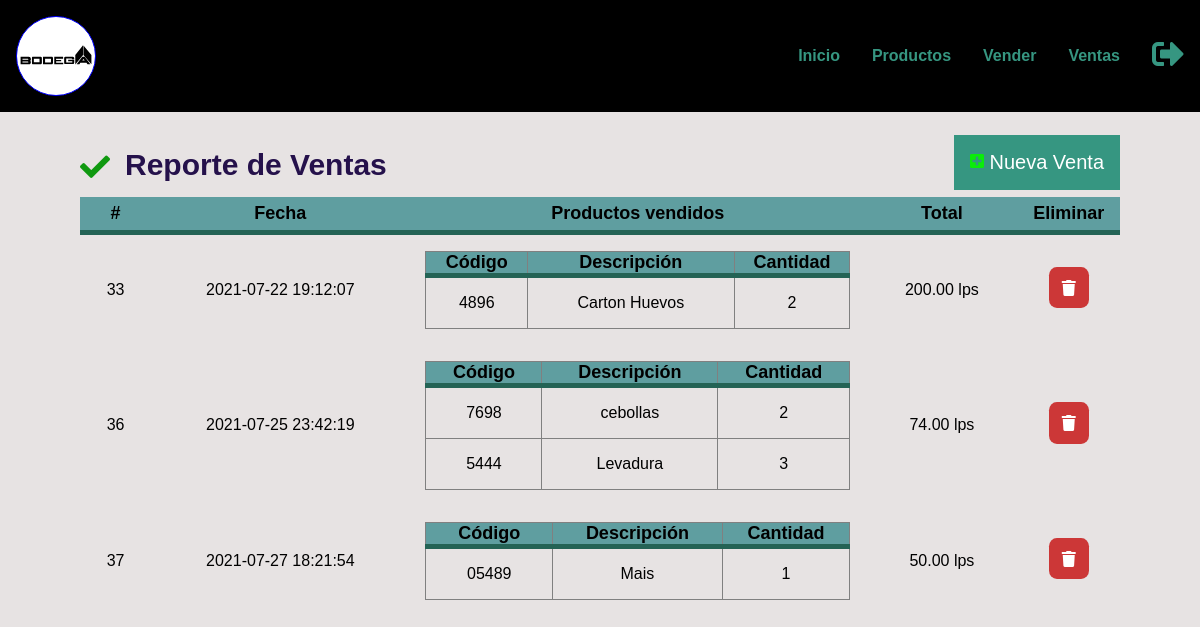
Page /ventas.php on the committed database.
### tables this page shows
CREATE TABLE IF NOT EXISTS `ventas` (
  `id` bigint(20) UNSIGNED NOT NULL AUTO_INCREMENT,
  `fecha` datetime NOT NULL,
  `total` decimal(7,2) DEFAULT NULL,
  PRIMARY KEY (`id`)
);

### ventas.php (the view, shortened to what this page needs)
<?php
include_once "base_de_datos.php";
$sentencia = $base->query("SELECT ventas.total, ventas.fecha, ventas.id, GROUP_CONCAT(	productos.codigo, '..',  productos.descripcion, '..', productos_vendidos.cantidad SEPARATOR '__') AS productos FROM ventas INNER JOIN productos_vendidos ON productos_vendidos.id_venta = ventas.id INNER JOIN productos ON productos.id = productos_vendidos.id_producto GROUP BY ventas.id ORDER BY ventas.id;");
$ventas = $sentencia->fetchAll(PDO::FETCH_OBJ);
?>
<!DOCTYPE html>
<html lang="es">
<head>
</head>
   <link rel="stylesheet" href="Iconos/css/all.min.css">
 <link rel="stylesheet" href="css/style copy.css?t=1">
  <link rel="stylesheet" href="css/reset.css?t=1">
  <link rel="stylesheet" href="css/grid.css">
  <link rel="stylesheet" href="css/layout.css?t=1">
  <link rel="stylesheet" href="css/nav.css?t=1">
  <link rel="stylesheet" href="css/style.css">
  <link rel="stylesheet" href="https://cdnjs.cloudflare.com/ajax/libs/font-awesome/5.15.3/css/all.min.css">
<body>
   <header class="container-fluid header">
    <div class="container f0">
      <div class="item ph12 md4  inli-block  vertical-middle">
           <a href="index.php">
        <h1 class="logo round">Productos</h1>
      </a>
      </div>
      <nav class="item ph12 md8  inli-block  vertical-middle center md-right p0 menu" id="menu" role="navigation">
        <ul>
          <li class="nobullet vertical-middle"><a class="item" href="index.php">Inicio</a></li>
          <li class="nobullet vertical-middle"><a class="item" href="listar_productos.php">Productos</a></li>
          <li class="nobullet vertical-middle"><a class="item" href="vender_producto.php">Vender</a></li>
          <li class="nobullet vertical-middle"><a class="item" href="ventas.php">Ventas</a></li>
          <li class="nobullet  vertical-middle "><a class="item " href="destruir_session.php"><i title="Salir"
                class="fas fa-sign-out-alt   f2"></i></a>
          </li>
        </ul>
      </nav>
    </div>
  </header>
  <section class="sec1">
    <div class="max-width">
      <div class="titulo">
      <i class="fas fa-check"></i> <h1>Reporte de Ventas</h1>
      </div>
      <div class="añadir">
        <a href="vender_producto.php">
          <i class="fas fa-plus-square"></i> Nueva Venta
        </a>
      </div>
    </div>
    <div class="tabla">
      <table border="0" cellpadding="0" cellspacing="0" aling="center">
        <thead >
          <tr>
         	<th HEIGHT="35px" >#</th>
					<th>Fecha</th>
					<th>Productos vendidos</th>
					<th>Total</th>
            <th>Eliminar</th>
          </tr>
        </thead>
        <tbody>
          <?php foreach($ventas as $venta){ ?>
          <tr>
            <td><?php echo $venta->id ?></td>
            <td><?php echo $venta->fecha ?></td>
            	<td>
						<table border="1px" cellspacing="0" style=padding:1rem;>
							<thead>
								<tr>
									<th>Código</th>
									<th>Descripción</th>
									<th>Cantidad</th>
								</tr>
							</thead>
							<tbody>
                	<?php foreach(explode("__", $venta->productos) as $productosConcatenados){
								$producto = explode("..", $productosConcatenados)
								?>
								<tr>
									<td><?php echo $producto[0] ?></td>
									<td><?php echo $producto[1] ?></td>
									<td><?php echo $producto[2] ?></td>
								</tr>
                		<?php } ?>
							</tbody>
						</table>
					</td>
          <td><?php echo $venta->total ?> lps</td>
					<td><a href="<?php echo "Acciones/vender_eliminarVentaReporte.php?id=" . $venta->id?>" class='btn_del'><i class="eliminar fa fa-trash"></i></a></td>
          </tr>
          <?php } ?>
        </tbody>
      </table>
    </div>
  </section>
</body>
</html>

### css/style copy.css (style rules this page uses)
.sec1 { width: 100%; height: 100vh; padding: 8rem 0; background-color: rgb(231, 227, 227); }
.sec1 .max-width { max-width: 1300px; margin: 0 auto; padding: 0 80px; display: flex; flex-direction: row; flex-flow: row nowrap; justify-content: space-between; align-items: center; }
.sec1 .max-width h1 { font-family: "Archivo Black", sans-serif; display: inline-block; font-size: 30px; font-weight: 700; color: rgb(37, 17, 75); }
.sec1 .max-width .añadir a { display: inline-block; font-size: 20px; vertical-align: bottom; }
.sec1 .max-width .añadir a i { color: rgb(10, 236, 10); }
.sec1 .max-width .añadir a { color: #fff; background-color: #369681; padding: 1rem; text-decoration: none; }
.sec1 .max-width .titulo i { font-size: 30px; color: rgb(16, 153, 16); }
.f0 { font-size: 0; }
.tabla { max-width: 1300px; margin: 0 auto; padding: 0 80px; border-collapse: collapse; }
.tabla table { width: 100%; border-collapse: collapse; }
.tabla table thead th { background-color: cadetblue; font-size: 18px; }
.tabla table thead { border-bottom: solid 5px #246355; color: #000; }
.tabla table tbody td { text-align: center; padding: 16px; }
.tabla table tbody tr td .eliminar { padding: 0.8rem; color: #fff; border-radius: 20%; background-color: rgb(204, 55, 55); cursor: pointer; }

### css/grid.css (style rules this page uses)
.container, .container-fluid { display: block; width: 100%; margin:auto; }
.container { max-width: 1200px; }
.item { display: block; padding: 16px; padding: 1rem; }
.ph12 { width: 100%; }
@media (min-width: 48em) { .md8 { width: 66.666666666666666666666666666667%; } }
@media (min-width: 48em) { .md4 { width: 33.333333333333333333333333333333%; } }

### css/layout.css (style rules this page uses)
.inli-block { display: inline-block; }
.vertical-middle { vertical-align: middle; }
.center { text-align: center; }
.f0 { font-size: 0; }
.f2 { font-size: 32px; font-size: 2rem; }
.p0 { padding: 0; }
.round { border-radius: 100%; }
.nobullet { margin-left: 0; list-style-type: none; }
@media (min-width: 48em) { .md-right { text-align: right; } }

### css/nav.css (style rules this page uses)
nav[role="navigation"] { -webkit-transition: all 0.3s ease-out; -moz-transition: all 0.3s ease-out; -ms-transition: all 0.3s ease-out; -o-transition: all 0.3s ease-out; transition: all 0.3s ease-out; }
.js nav[role="navigation"] { overflow: hidden; max-height: 0; }
nav[role="navigation"] ul { border-top: thin solid #808080; }
nav[role="navigation"] li { border-bottom: thin solid #808080; }
@media screen and (min-width: 48em) { .js nav[role="navigation"] { max-height: none; } }
@media screen and (min-width: 48em) { nav[role="navigation"] ul { border: 0; } }
@media screen and (min-width: 48em) { nav[role="navigation"] li { display: inline-block; border: 0; } }

### css/style.css (style rules this page uses)
.header { position: fixed; width: 100%; z-index: 999; background-color: #000; }
.logo { width: 5rem; height: 5rem; border: 1px solid blue; text-indent: 9999px; background: transparent url("../images/bodega.svg") no-repeat left; cursor: pointer; background-size: contain; }
.menu { font-weight: 700; }
.titulo { font-size: 13vw; font-family: Georgia, "Times New Roman", Times, serif, sans-serif; }
@media screen and (min-width: 20em) { .titulo { font-size: 12vw; } }
@media screen and (min-width: 48em) { .titulo { font-size: 5vw; } }
@media screen and (min-width: 64em) { .titulo { font-size: 5vw; } }

### rows in the picture
ventas: id "33", fecha "2021-07-22 19:12:07", producto "4896", producto "Carton Huevos", producto "2", total "200.00"
ventas: id "36", fecha "2021-07-25 23:42:19", producto "7698", producto "cebollas", producto "2", producto "5444", producto "Levadura", producto "3", total "74.00"
ventas: id "37", fecha "2021-07-27 18:21:54", producto "05489", producto "Mais", producto "1", total "50.00"
